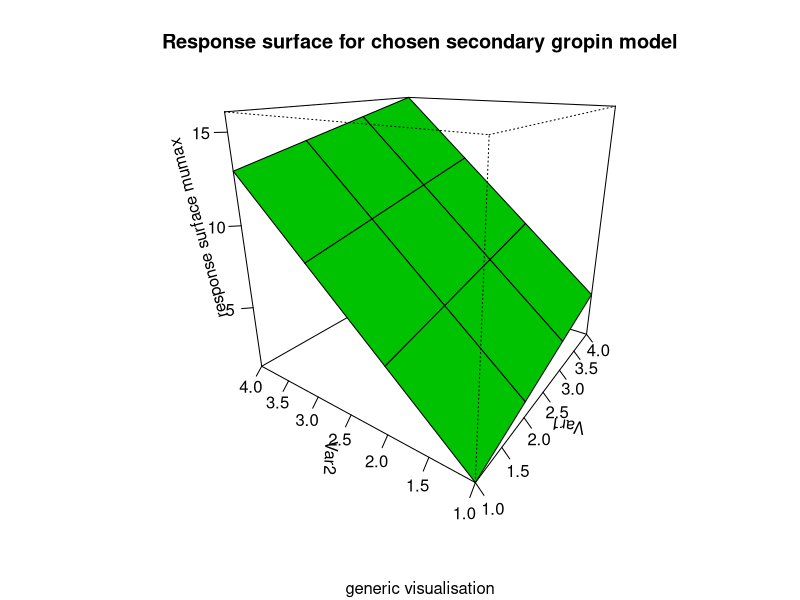

Write the R code that produced this figure.
lagtime <- 10.0
N0 <- 1
NEnd <- 9
simTime <- 20
showNt <- 1
responseSurface <- data.frame(cbind(expand.grid(seq(1,4),seq(1,4)),mumax=seq(1,16)))
#############################
# start of Model script
#############################
timesteps <- seq(0,simTime,length.out = 71)
#timesteps <- seq(0,simTime,by=0.5)

myDimDF <- dim(responseSurface)

# mumax is always in the last column
mumax <- responseSurface[,myDimDF[2]]
#mumax <- 0.03459

# all corresponding parameters are in the other columns
nrOfIndependentVars <- myDimDF[2]-1
argumentsPar <- responseSurface[,1:nrOfIndependentVars]
if(is.null(colnames(responseSurface))){
  myAxis <- paste('Parameter',1:nrOfIndependentVars)
} else {
  myAxis <- colnames(responseSurface)[1:nrOfIndependentVars]
  if(colnames(responseSurface)[nrOfIndependentVars+1]=='lnmumax') {
    mumax <- exp(mumax)
  }
  if(colnames(responseSurface)[nrOfIndependentVars+1]=='Sqrmumax') {
    mumax <- (mumax)^2
  }
}


kinetic <- function(mumax) {
  h0 <- lagtime*mumax
  Q <- rep(NA,length(timesteps))
  Q[1] <- log(1/(exp(h0)-1))
  
  N <- rep(NA,length(timesteps))
  N[1] <- N0
  for(ti in 2:length(timesteps)){
    rate <- mumax*(timesteps[ti]-timesteps[ti-1])
    Q[ti] <- Q[ti-1] + rate
    N[ti] <- min(N[ti-1] + 1/(1+exp(-Q[ti]))*(1-10^(-abs(N[ti-1]-NEnd)))*rate/log(10),NEnd)
  }
  return(N=N)
}

if(nrOfIndependentVars==1){
  resultTotal <- as.data.frame(cbind(rep(timesteps,times=length(mumax)),
                                     rep(mumax,each=length(timesteps)),
                                     unlist(lapply(mumax, kinetic)),
                                     rep(argumentsPar,each=length(timesteps))
  ))
}
if(nrOfIndependentVars>=2){
  resultTotal <- as.data.frame(cbind(rep(timesteps,times=length(mumax)),
                                     rep(mumax,each=length(timesteps)),
                                     unlist(lapply(mumax, kinetic)),
                                     matrix(unlist(rep(argumentsPar,each=length(timesteps))),nrow=71*myDimDF[1])
                                     #rep(argumentsPar[2],each=length(timesteps))
  ))
}
colnames(resultTotal) <- c('time in h',
                           'growthrate',
                           'N(t) in CFU/g',
                           myAxis)


#############################
# End of Model script
#############################

#############################
# start of Visualisation script for response surface data cube
#############################

# choose visual layer of datacube
visVar1 <- 'Var1' # example (choose according to variable in incoming secondary model)
visVar2 <- 'Var2' # example (choose according to variable in incoming secondary model)
myZlabel <- paste0('response surface ',colnames(responseSurface)[nrOfIndependentVars+1])
visAxes <- c(visVar1,visVar2)
expectedAxes <- colnames(responseSurface)[1:nrOfIndependentVars]
checkPresent<-match(expectedAxes,visAxes)
if (length(checkPresent[!is.na(checkPresent)])==0) {
  myErrMsg <- paste('axis names not found, please check cAsE senSiTiVe spelling. expected Axes:',
                    expectedAxes,
                    'and chosen axes are:',
                    visVar1,
                    ',',
                    visVar2)
  stop(myErrMsg)
}
missingAxis <- expectedAxes[is.na(checkPresent)]

if(length(checkPresent[!is.na(checkPresent)])==1) plot(argumentsPar[expectedAxes[checkPresent[!is.na(checkPresent)]]],mumax)
if(length(checkPresent[!is.na(checkPresent)])==2) {
  axis1 <- unlist(unique(argumentsPar[visVar1]))
  axis2 <- unlist(unique(argumentsPar[visVar2]))
  if(length(missingAxis)>0) {
    conditionForOtherAxis <- paste0(missingAxis,"==argumentsPar[1,'",missingAxis,"']",collapse = '&')
    result <- matrix(unlist(subset(responseSurface,eval(parse(text=conditionForOtherAxis)))[colnames(responseSurface)[nrOfIndependentVars+1]]),nrow=length(axis1))
  } else {
    result <- matrix(unlist(responseSurface[colnames(responseSurface)[nrOfIndependentVars+1]]),nrow=length(axis1))
  }
  persp(axis1,
        axis2, 
        result,
        col = 'green',
        xlab=visVar1,
        ylab=visVar2,
        zlab=myZlabel,
        main='Response surface for chosen secondary gropin model',
        sub='generic visualisation',
        theta=305,
        phi=20,
        shade=0.25,
        ticktype = 'detailed')
}




#############################
# End of Visualisation script
#############################
